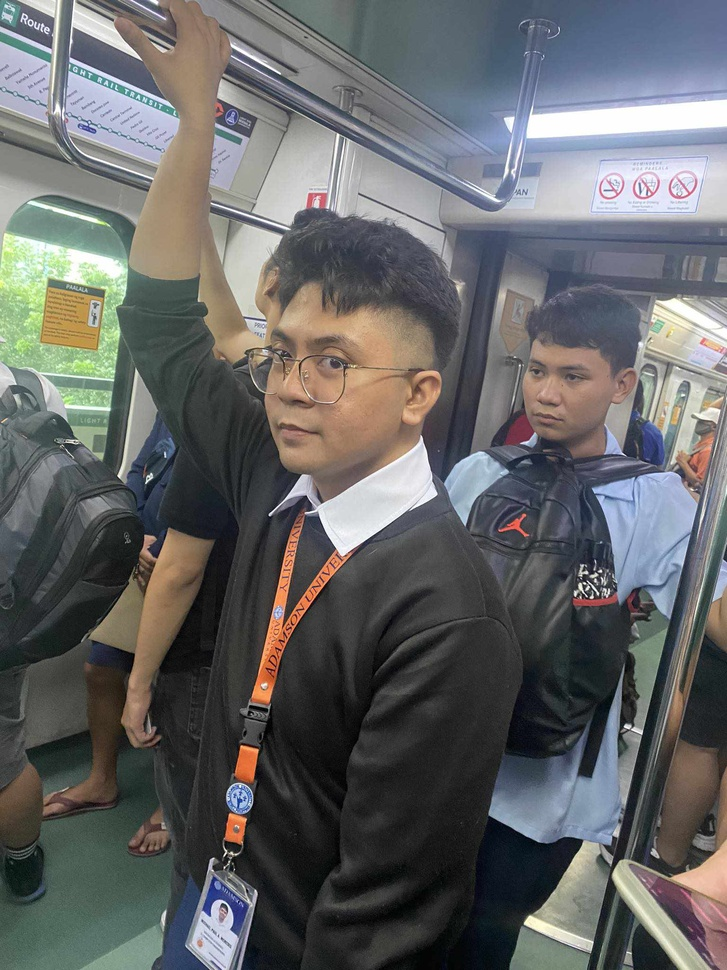
#> input picture LAB4/mp.jpg, 727 x 970 px, shrunk from 1536 x 2048 before the run, given in place of the camera
$ python Supplementary.py
#> lines starting #> are read from the running program, lines starting #| are printed output that depends on the picture
import cv2 as cv
from matplotlib import pyplot as plt

cap = cv.VideoCapture(0)

if not cap.isOpened():
    print("Cannot open camera")
    exit()

while True:
    ret, frame = cap.read()
#> frame is the input picture: shape (970, 727, 3); mean B, G, R 102.6, 102.2, 101.3
    if not ret:
        print("Can't recieve frame (stream end?). Exiting...")
        break

    sobelx = cv.Sobel(src=frame, ddepth=cv.CV_64F, dx=1, dy=0, ksize=5)
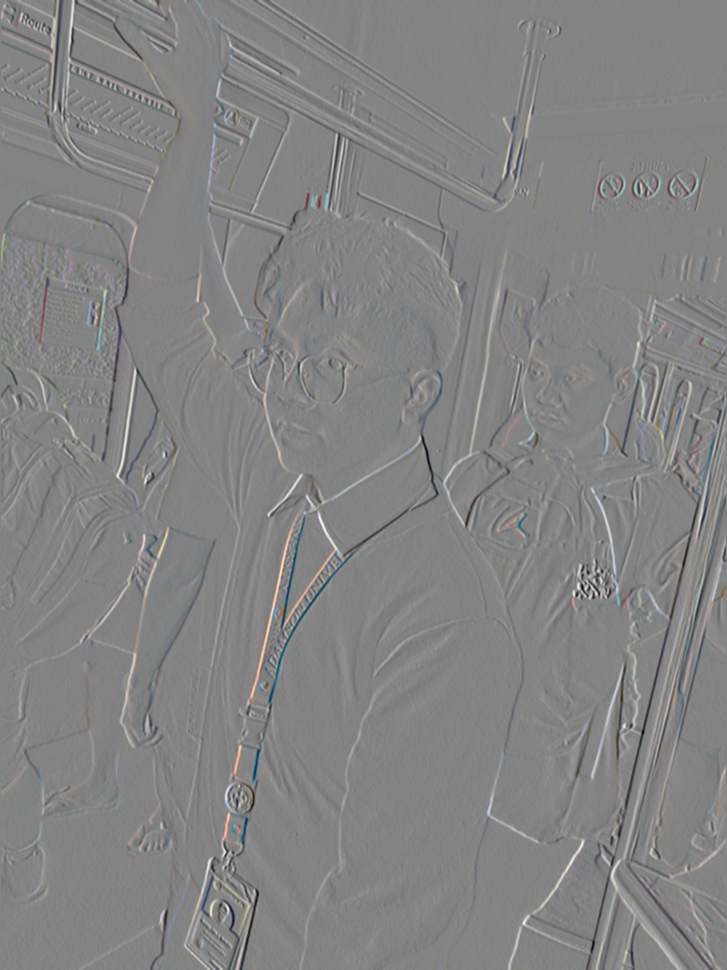
#> sobelx: shape (970, 727, 3) float64; mean B, G, R 4.5, 2.9, 5.7; drawn with min black and max white
    filtered_image_xy = cv.convertScaleAbs(sobelx)
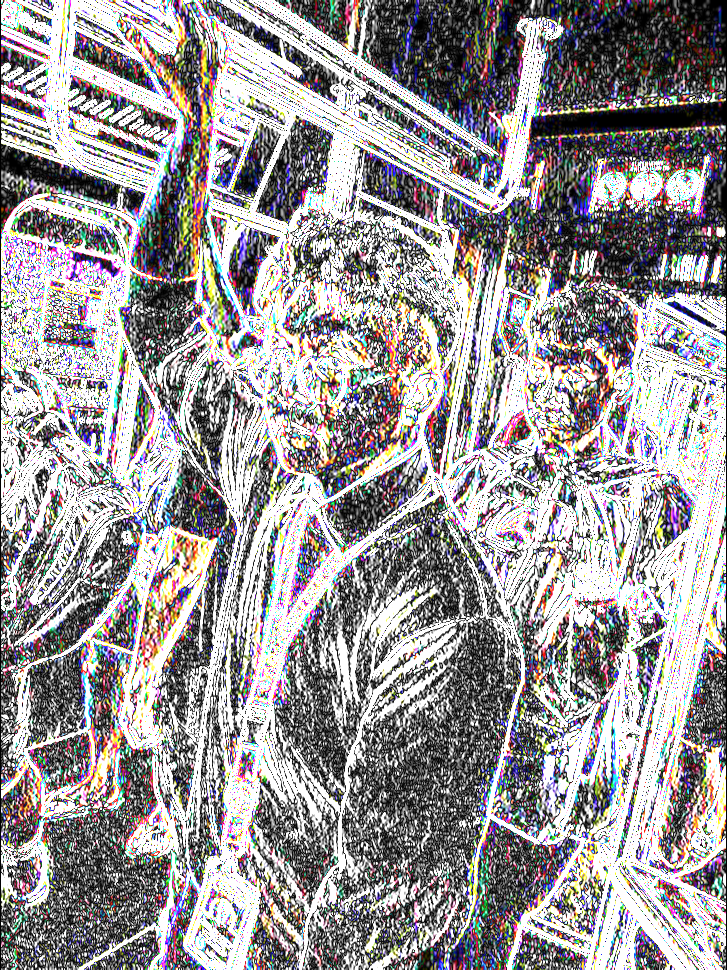
#> filtered_image_xy: shape (970, 727, 3); mean B, G, R 151.9, 150.4, 153.9

    edges = cv.Canny(frame, 100, 200)
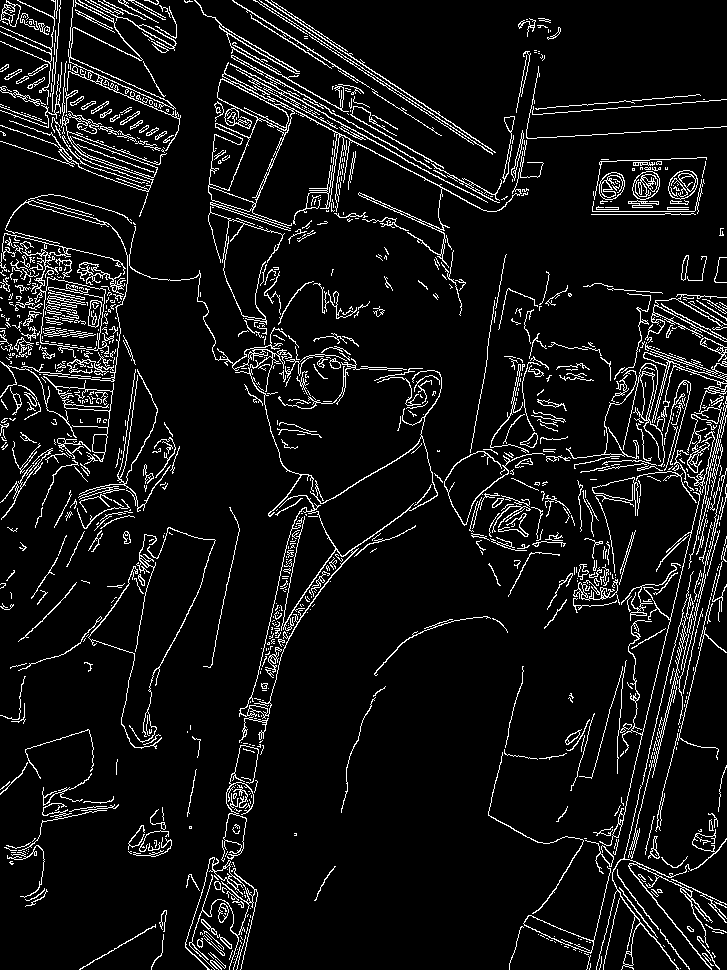
#> edges: shape (970, 727); 7.7% white in thin lines or dots

    laplacian = cv.Laplacian(frame, 5, cv.CV_64F)
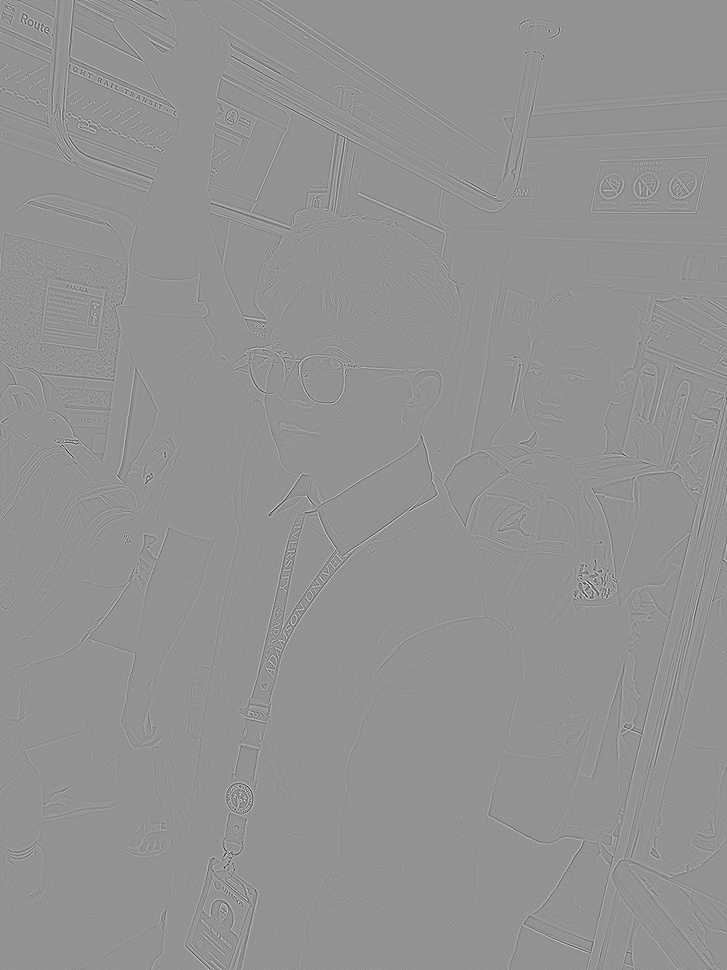
#> laplacian: shape (970, 727, 3) float32; mean B, G, R 0, 0, 0; drawn with min black and max white
    filtered_image_x = cv.convertScaleAbs(laplacian)
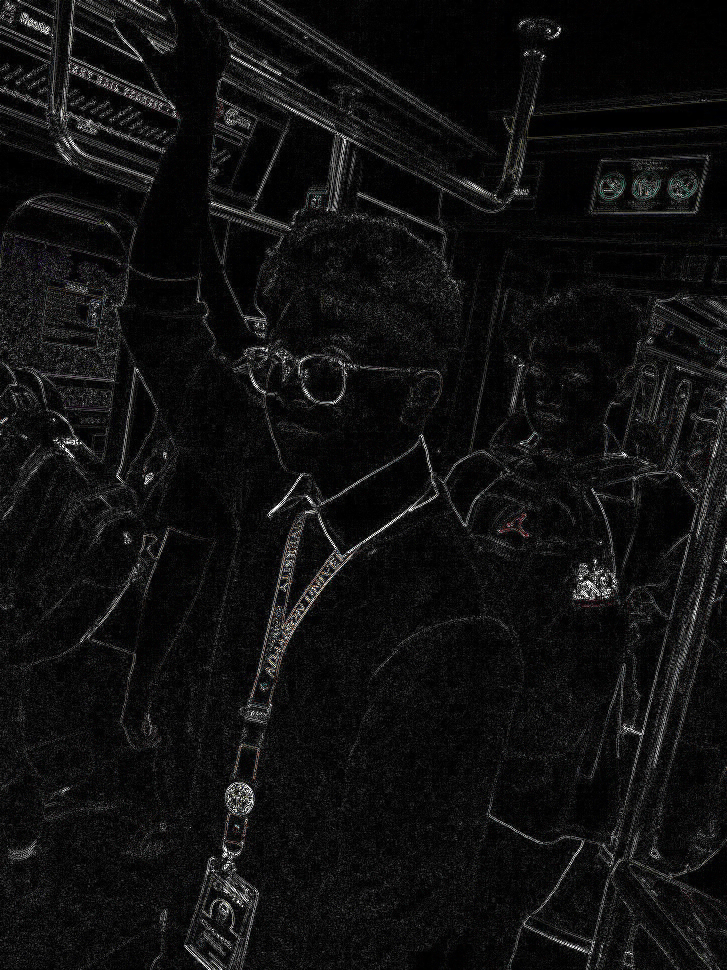
#> filtered_image_x: shape (970, 727, 3); mean B, G, R 16.2, 16.1, 16.2

    cv.imshow('Original',frame)
    cv.imshow('Sobel', filtered_image_xy)
    cv.imshow('Canny', edges)
    cv.imshow('Laplacian', filtered_image_x)

    if cv.waitKey(1) == ord('q'):
#> (key q is pressed here)
        break


cap.release()
cv.destroyAllWindows()
